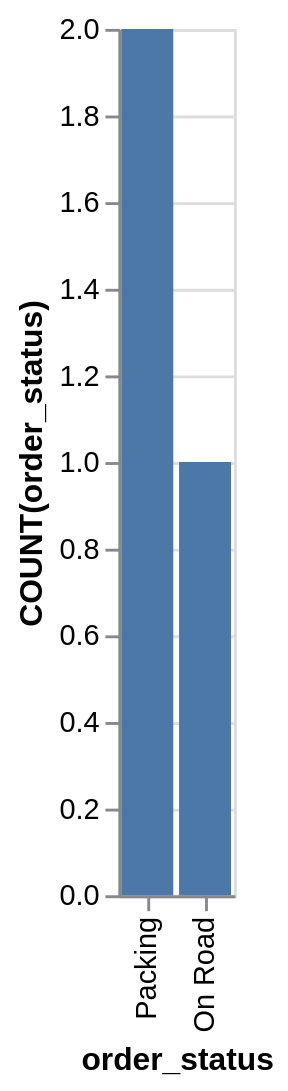

Specify this chart in Vega-Lite:
### Vega-Lite specification from a JSON file in a GitHub repository (floating-point values rounded to 4 significant figures)
{"data": {"values": [{"x_data": "On Road", "y_data": 1}, {"x_data": "Packing", "y_data": 2}]}, "mark": "bar", "encoding": {"x": {"field": "x_data", "type": "nominal", "title": "order_status", "sort": {"op": "sum", "field": "y_data", "order": "descending"}}, "y": {"field": "y_data", "type": "quantitative", "title": "COUNT(order_status)"}}}
